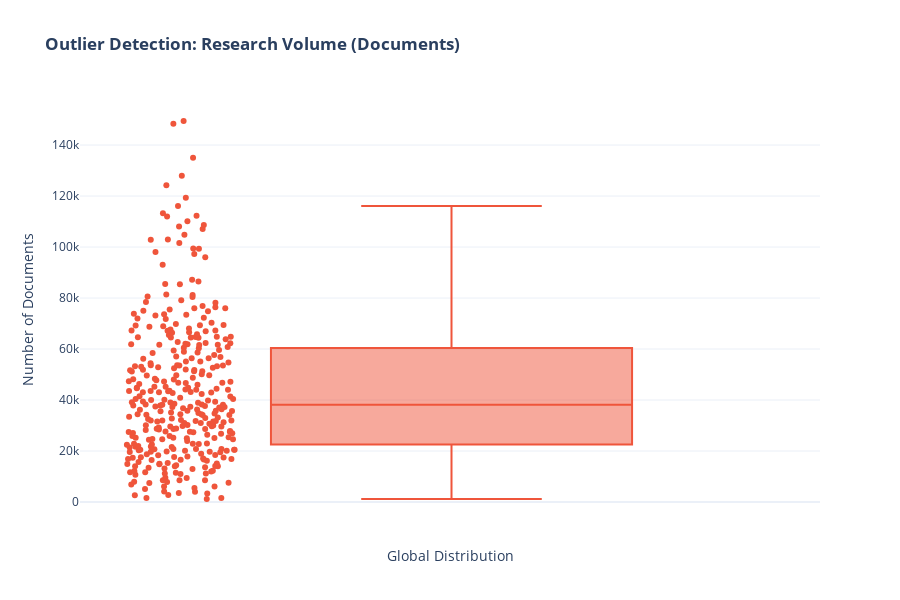
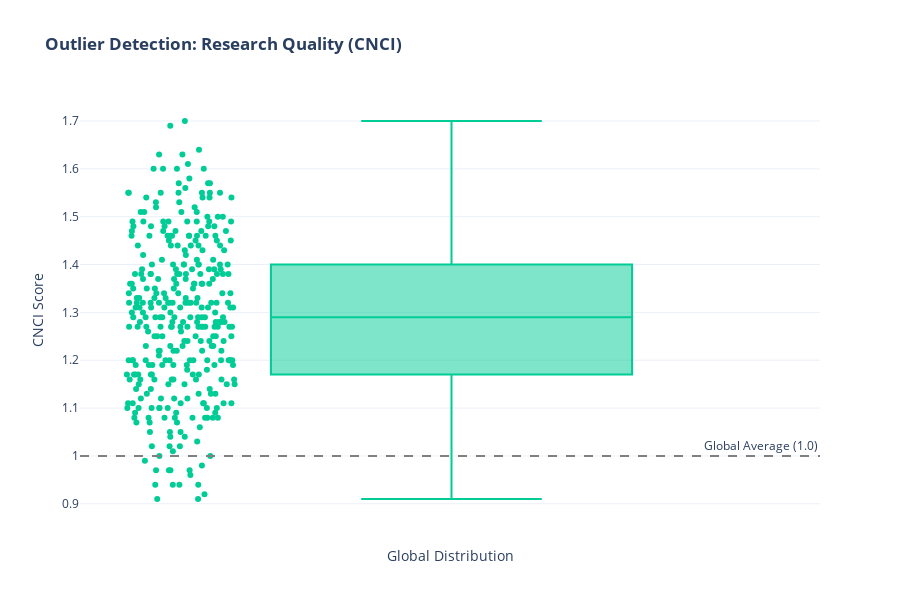

Notebook code cell kept with these figures, in order:
### Markdown cell above
#### Q4 Outlier Detection Analysis

**Objective:**
To identify data points that deviate significantly from the statistical norm, aiming to distinguish between potential data errors and genuine "Elite Performers" or "Mass Producers" that define the upper limits of research performance.

1.  **Volume Outliers ("Mass Producers"):** Which countries or years are producing a volume of documents that far exceeds the global distribution?
    *   *Metric used:* `Web of Science Documents` (Identifying Volume Extremes)
2.  **Impact Outliers ("Elite Performers"):** Are there specific instances (Country or Year) where the Citation Impact (CNCI) is exceptionally high or suspiciously low?
    *   *Metric used:* `Category Normalized Citation Impact (CNCI)` (Identifying Quality Anomalies)
3.  **Trend Consistency:** Do these outliers represent a consistent trend for a specific country, or are they isolated, one-off events?
    *   *Focus:* Analyzing the persistence of outliers across the `Year` column.

### Code cell
# Part 1: Outlier in Quantity (Documents)

# --- Step 1.1 Visualization ---
# Creating a Box Plot to visualize the spread and spot dots outside the whiskers
fig_docs = px.box(
    df, 
    y="Documents",
    points="all",  # <-- display every data dots next to box plot
    hover_data=["Country", "Year", "CNCI"], # <-- also add CNCI on hover for compare
    title="<b>Outlier Detection: Research Volume (Documents)</b>",
    color_discrete_sequence=['#EF553B'] # <-- Red color theme
)

fig_docs.update_layout(
    yaxis_title="Number of Documents",
    xaxis_title="Global Distribution",
    template="plotly_white",  # <-- white background template
    height=600 # <-- give height to the box plot
)

fig_docs.show()

# --- Step 1.2 Outlier Table Generation (IQR Method) ---
# Calculating the Interquartile Range (IQR) to mathematically identify outliers
Q1_doc = df['Documents'].quantile(0.25)
Q3_doc = df['Documents'].quantile(0.75)
IQR_doc = Q3_doc - Q1_doc   # <-- IQR Range (Q3 - Q1)
upper_bound_doc = Q3_doc + 1.5 * IQR_doc

# Filtering rows that exceed the upper bound
doc_outliers = df[df['Documents'] > upper_bound_doc]
doc_outliers = doc_outliers[['Country', 'Year', 'Documents']] #<-- ony show these three columns

# Checking if outliers exist before displaying
if not doc_outliers.empty:
    print(f"\n[Table] Found {len(doc_outliers)} Outliers in Research Volume (Documents):")
    # Sorting by Documents to show the biggest outliers first
    display(doc_outliers.sort_values(by='Documents', ascending=False).head(10).style.background_gradient(cmap='Reds'))
else:
    print("\n[Result] No statistical outliers found in Documents.")

# Check consistency: Count how many times a country appears in the outlier list
if not doc_outliers.empty:
    print("\n--- Consistency Check (Is it a Trend?) ---")
    print(doc_outliers['Country'].value_counts())



# PART 2: OUTLIERS IN QUALITY (CNCI)

# --- Step 2.1 Visualization ---
# Box Plot for Quality Metrics
fig_cnci = px.box(
    df, 
    y="CNCI",
    points="all",
    hover_data=["Country", "Year", "Documents"], # <-- also add documents on hover for compare
    title="<b>Outlier Detection: Research Quality (CNCI)</b>",
    color_discrete_sequence=['#00CC96'] # <-- Green color theme
)

# Adding a reference line for Global Average (1.0)
fig_cnci.add_hline(y=1.0, line_dash="dash", line_color="gray", annotation_text="Global Average (1.0)")

fig_cnci.update_layout(
    yaxis_title="CNCI Score",
    xaxis_title="Global Distribution",
    template="plotly_white",
    height=600
)

fig_cnci.show()

# --- Step 2.2 Outlier Table Generation (IQR Method) ---
# Calculating IQR for CNCI
Q1_cnci = df['CNCI'].quantile(0.25)
Q3_cnci = df['CNCI'].quantile(0.75)
IQR_cnci = Q3_cnci - Q1_cnci #<-- IQR Range (Q3 - Q1)
upper_bound_cnci = Q3_cnci + 1.5 * IQR_cnci
lower_bound_cnci = Q1_cnci - 1.5 * IQR_cnci # <-- Identifying extremely low quality too

# Filtering rows outside the bounds
cnci_outliers = df[(df_clean['CNCI'] > upper_bound_cnci) | (df_clean['CNCI'] < lower_bound_cnci)]
cnci_outliers = cnci_outliers[['Country', 'Year', 'CNCI', 'Documents']] #<-- only show these four columns

# Checking if outliers exist before displaying
if not cnci_outliers.empty:
    print(f"\n[Table] Found {len(cnci_outliers)} Outliers in Research Quality (CNCI):")
    display(cnci_outliers.sort_values(by='CNCI', ascending=False).head(10).style.background_gradient(cmap='Greens'))
else:
    print("\n[Result] No statistical outliers found in CNCI.")

### Figure 1 — Plotly figure (JSON) as saved in the notebook; plotly's stock layout.template omitted (floating-point values rounded to 4 significant figures; data arrays with more than 128 entries replaced by an {"elided": "..."} marker saying what was removed)
{"data": [{"alignmentgroup": "True", "boxpoints": "all", "customdata": {"elided": "340x3 mixed values"}, "hovertemplate": "Documents=%{y}<br>Country=%{customdata[0]}<br>Year=%{customdata[1]}<br>CNCI=%{customdata[2]}<extra></extra>", "legendgroup": "", "marker": {"color": "#EF553B"}, "name": "", "notched": false, "offsetgroup": "", "orientation": "v", "showlegend": false, "type": "box", "x0": " ", "xaxis": "x", "y": {"elided": "340 int values"}, "y0": " ", "yaxis": "y"}], "layout": {"boxmode": "group", "height": 600, "legend": {"tracegroupgap": 0}, "title": {"text": "<b>Outlier Detection: Research Volume (Documents)</b>"}, "xaxis": {"anchor": "y", "domain": [0, 1], "title": {"text": "Global Distribution"}}, "yaxis": {"anchor": "x", "domain": [0, 1], "title": {"text": "Number of Documents"}}}}

### Figure 2 — Plotly figure (JSON) as saved in the notebook; plotly's stock layout.template omitted (floating-point values rounded to 4 significant figures; data arrays with more than 128 entries replaced by an {"elided": "..."} marker saying what was removed)
{"data": [{"alignmentgroup": "True", "boxpoints": "all", "customdata": {"elided": "340x3 mixed values"}, "hovertemplate": "CNCI=%{y}<br>Country=%{customdata[0]}<br>Year=%{customdata[1]}<br>Documents=%{customdata[2]}<extra></extra>", "legendgroup": "", "marker": {"color": "#00CC96"}, "name": "", "notched": false, "offsetgroup": "", "orientation": "v", "showlegend": false, "type": "box", "x0": " ", "xaxis": "x", "y": {"elided": "340 float values"}, "y0": " ", "yaxis": "y"}], "layout": {"annotations": [{"showarrow": false, "text": "Global Average (1.0)", "x": 1, "xanchor": "right", "xref": "x domain", "y": 1, "yanchor": "bottom", "yref": "y"}], "boxmode": "group", "height": 600, "legend": {"tracegroupgap": 0}, "shapes": [{"line": {"color": "gray", "dash": "dash"}, "type": "line", "x0": 0, "x1": 1, "xref": "x domain", "y0": 1, "y1": 1, "yref": "y"}], "title": {"text": "<b>Outlier Detection: Research Quality (CNCI)</b>"}, "xaxis": {"anchor": "y", "domain": [0, 1], "title": {"text": "Global Distribution"}}, "yaxis": {"anchor": "x", "domain": [0, 1], "title": {"text": "CNCI Score"}}}}
